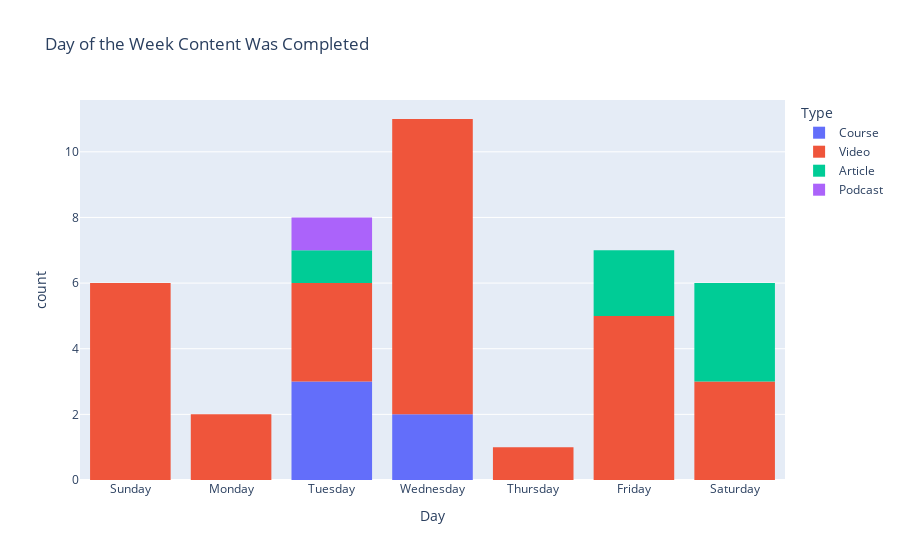

The cell this chart's notebook holds for it:
### Code cell
fig = px.histogram(df, x="finish_day", title="Day of the Week Content Was Completed", color="Type", labels={"finish_day": "Day"}, 
    category_orders=dict(finish_day=["Sunday", "Monday", "Tuesday", "Wednesday", "Thursday", "Friday", "Saturday"]))
fig.show("")

### Figure 1 — Plotly figure (JSON) as saved in the notebook; plotly's stock layout.template omitted (floating-point values rounded to 4 significant figures)
{"data": [{"alignmentgroup": "True", "bingroup": "x", "hovertemplate": "Type=Course<br>Day=%{x}<br>count=%{y}<extra></extra>", "legendgroup": "Course", "marker": {"color": "#636efa", "pattern": {"shape": ""}}, "name": "Course", "offsetgroup": "Course", "orientation": "v", "showlegend": true, "type": "histogram", "x": ["Wednesday", "Tuesday", "Tuesday", "Wednesday", "Tuesday"], "xaxis": "x", "yaxis": "y"}, {"alignmentgroup": "True", "bingroup": "x", "hovertemplate": "Type=Video<br>Day=%{x}<br>count=%{y}<extra></extra>", "legendgroup": "Video", "marker": {"color": "#EF553B", "pattern": {"shape": ""}}, "name": "Video", "offsetgroup": "Video", "orientation": "v", "showlegend": true, "type": "histogram", "x": ["Tuesday", "Tuesday", "Friday", "Friday", "Thursday", "Wednesday", "Sunday", "Wednesday", "Wednesday", "Wednesday", "Wednesday", "Tuesday", "Monday", "Sunday", "Sunday", "Sunday", "Sunday", "Sunday", "Saturday", "Saturday", "Saturday", "Friday", "Friday", "Friday", "Wednesday", "Wednesday", "Wednesday", "Wednesday", "Monday"], "xaxis": "x", "yaxis": "y"}, {"alignmentgroup": "True", "bingroup": "x", "hovertemplate": "Type=Article<br>Day=%{x}<br>count=%{y}<extra></extra>", "legendgroup": "Article", "marker": {"color": "#00cc96", "pattern": {"shape": ""}}, "name": "Article", "offsetgroup": "Article", "orientation": "v", "showlegend": true, "type": "histogram", "x": ["Saturday", "Friday", "Saturday", "Saturday", "Friday", "Tuesday"], "xaxis": "x", "yaxis": "y"}, {"alignmentgroup": "True", "bingroup": "x", "hovertemplate": "Type=Podcast<br>Day=%{x}<br>count=%{y}<extra></extra>", "legendgroup": "Podcast", "marker": {"color": "#ab63fa", "pattern": {"shape": ""}}, "name": "Podcast", "offsetgroup": "Podcast", "orientation": "v", "showlegend": true, "type": "histogram", "x": ["Tuesday", null], "xaxis": "x", "yaxis": "y"}], "layout": {"barmode": "relative", "legend": {"title": {"text": "Type"}, "tracegroupgap": 0}, "title": {"text": "Day of the Week Content Was Completed"}, "xaxis": {"anchor": "y", "categoryarray": ["Sunday", "Monday", "Tuesday", "Wednesday", "Thursday", "Friday", "Saturday"], "categoryorder": "array", "domain": [0, 1], "title": {"text": "Day"}}, "yaxis": {"anchor": "x", "domain": [0, 1], "title": {"text": "count"}}}}
